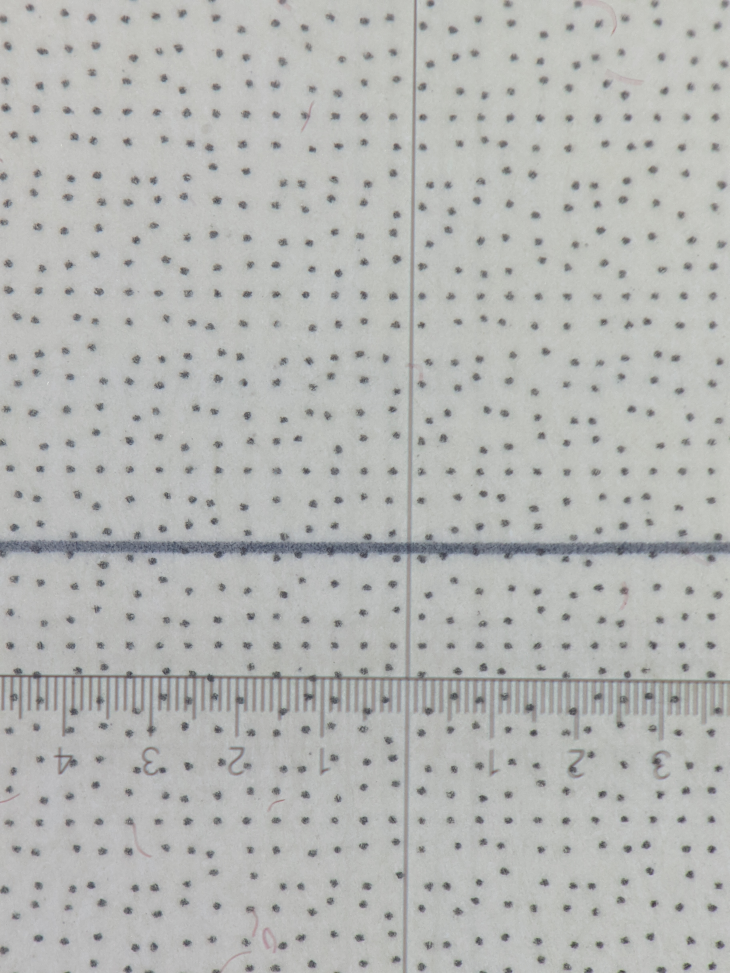
//> input picture C__/C__/resource/dot_book1.jpg, 3648 x 4864 px (shown at 1/5 size)
$ ./warpPerspective   (built with g++ and OpenCV 4)
//> lines starting //> are read from the running program, lines starting //| are printed output that depends on the picture; after the words box and inside, x2 and y2 are one past the last pixel; in counts of white or black regions, pixels touching at a corner belong together
#include <iostream>
#include "opencv2/opencv.hpp"

cv::Mat src;


cv::Point2f srcQuad[4], dstQuad[4]; //src 행렬과 dst 행렬 선언부분

void on_mouse(int event, int x, int y, int flags, void* userdata)
{
    static int cnt = 0;

    if (event == cv::EVENT_LBUTTONDOWN) {
        if (cnt < 4) {
            srcQuad[cnt++] = cv::Point2f(x, y);

            cv::circle(src, cv::Point(x, y), 5, cv::Scalar(255, 255, 0), -1);
            cv::imshow("src", src);

            if (cnt == 4) {
                int w = 400, h = 400; // 정사각형으로 출력되게 만듬


                //역디귿 모양으로 찍어야 보이는대로 출력됨
                //코너를 정함
                dstQuad[0] = cv::Point2f(0, 0);
                dstQuad[1] = cv::Point2f(w - 1, 0);
                dstQuad[2] = cv::Point2f(w - 1, h - 1);
                dstQuad[3] = cv::Point2f(0, h - 1);

                cv::Mat pers = cv::getPerspectiveTransform(srcQuad, dstQuad);//원근변환

                cv::Mat dst;
                cv::warpPerspective(src, dst, pers, cv::Size(w, h));

                cv::imshow("dst", dst);
            }
        }
    }
}

int main()
{
    src = cv::imread("dot_book1.jpg", cv::IMREAD_GRAYSCALE);
//> src: 4864 rows x 3648 cols, CV_8UC1; min 47, max 245, mean 182.2
    if (src.empty()) { //못 읽었을시 예외처리
        std::cout << "Image load failed!\n";
        return -1;
    }

    // 가우시안 블러
    cv::GaussianBlur(src, src, cv::Size(5, 5), 0);

    // 쓰레스홀드 + 이진화
    //int threshold_value = 150; //임계값 산정 -> 세번째 파라미터에 값 넣기 (수동)
     cv::threshold(src, src,  0, 255, cv::THRESH_BINARY | cv::THRESH_OTSU);
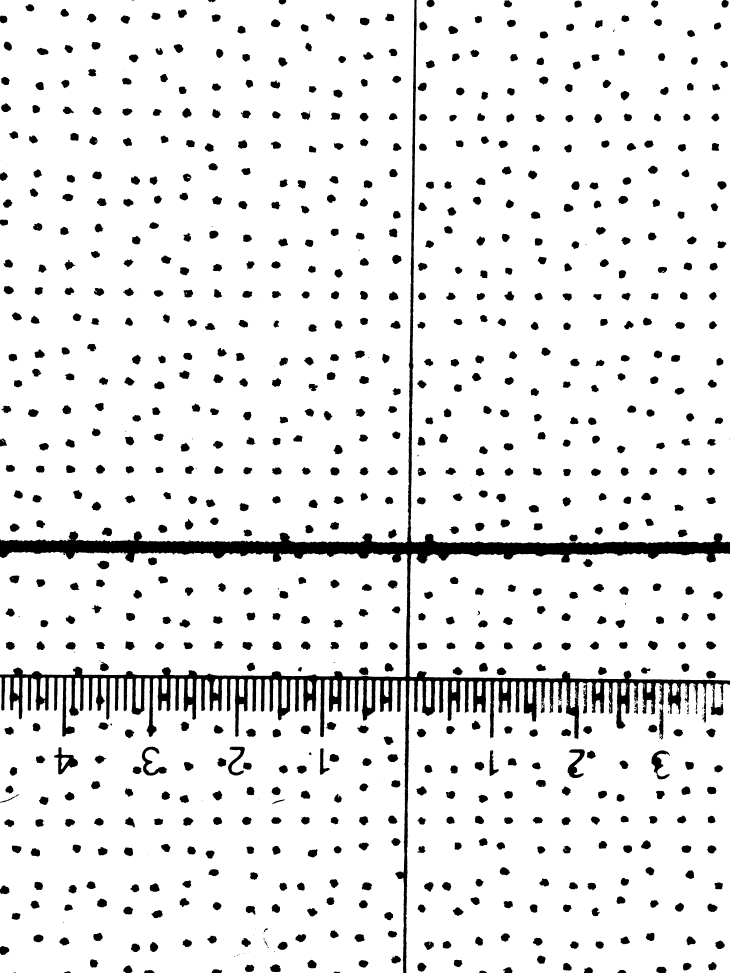
//> src: 4864 rows x 3648 cols, CV_8UC1 (shown at 1/5 size); 90.7% white; 888 black regions (86 under 20 px), largest, box (x1, y1, x2, y2) and area: (0, 0, 3648, 4864) 660000, (270, 3736, 390, 3872) 5993, (709, 3733, 835, 3878) 5679
    //THRESH_OTSU -> 자동임계값 선택 알고리즘


    // canny edge
    cv::Canny(src, src, 50, 100);
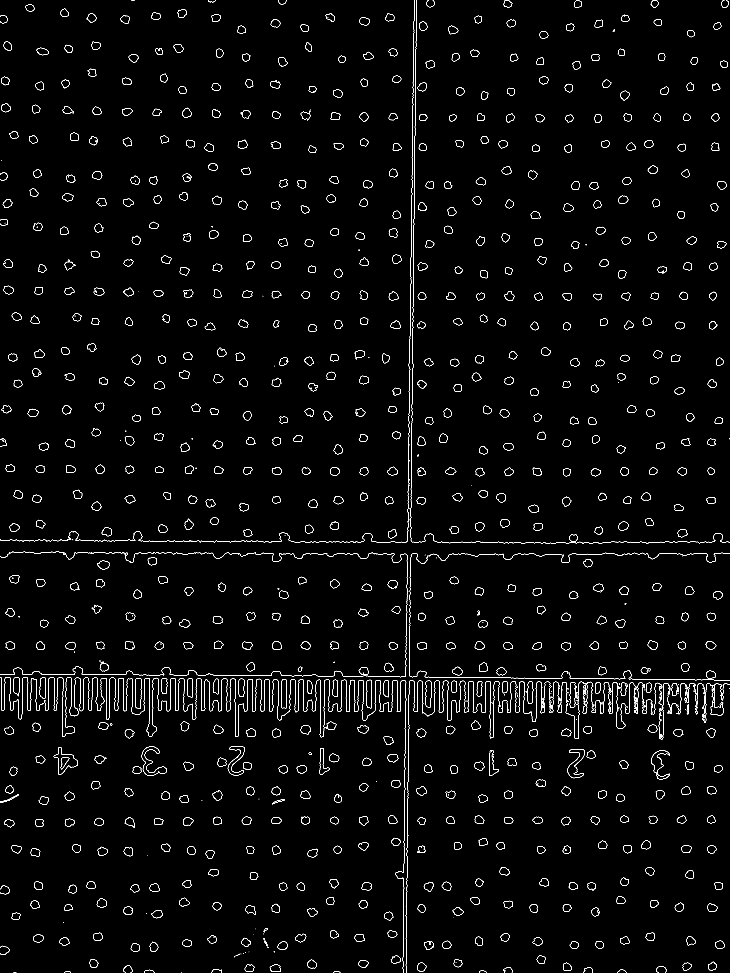
//> src: 4864 rows x 3648 cols, CV_8UC1 (shown at 1/5 size); 0.95% white in thin lines or dots
     std::vector<cv::Vec2f> lines;
     // [16 lines of commented-out code are left out]
    cv::namedWindow("src", cv::WINDOW_AUTOSIZE);

    cv::setMouseCallback("src", on_mouse);//이곳

    double scale = 0.3;
    cv::resize(src, src, {}, scale, scale);
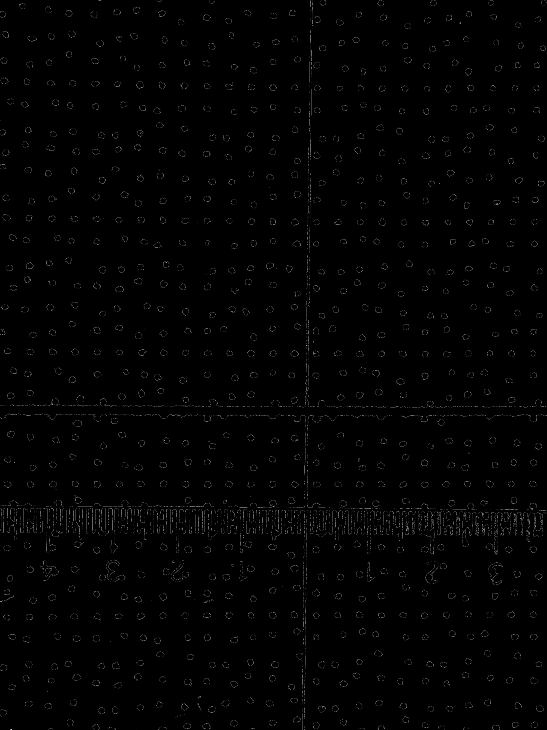
//> src: 1459 rows x 1094 cols, CV_8UC1 (shown at 1/2 size); min 0, max 248, mean 2.4

    cv::imshow("src", src);
    cv::waitKey(0);

    cv::destroyAllWindows();
}

$ run again, with C__/C__/resource/dot_book2.jpg copied over C__/C__/resource/dot_book1.jpg
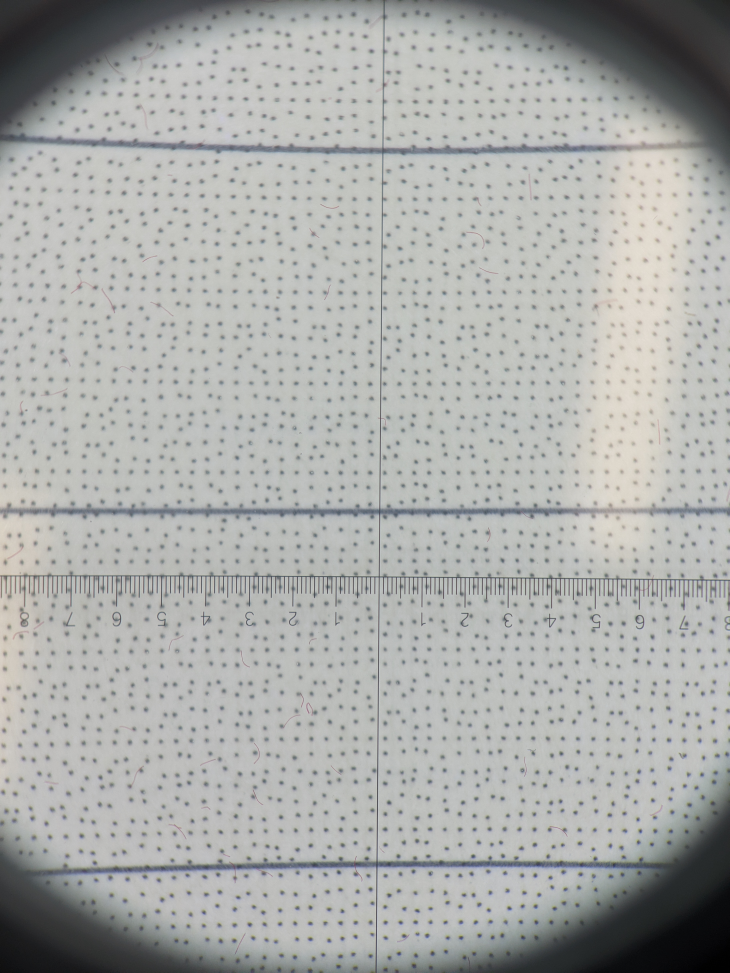
//> input picture C__/C__/resource/dot_book2.jpg, 3648 x 4864 px (shown at 1/5 size)
//> `cv::threshold(src, src,  0, 255, cv::THRESH_BINARY | cv::THRESH_OTSU);`:
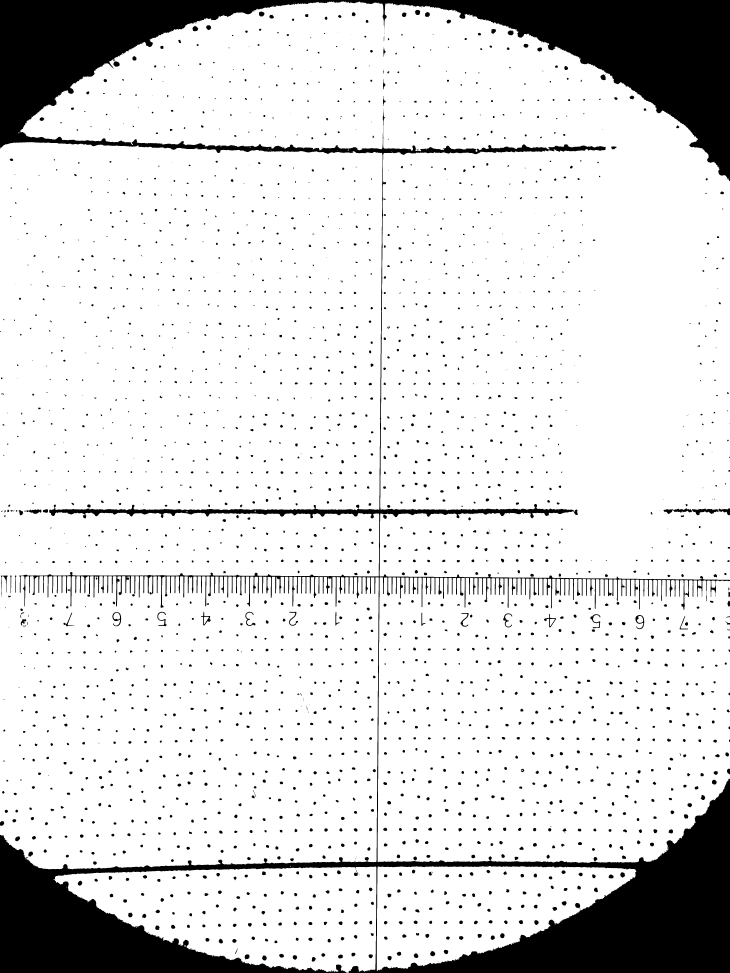
//> src: 4864 rows x 3648 cols, CV_8UC1 (shown at 1/5 size); 86.1% white; 2376 black regions (252 under 20 px), largest, box (x1, y1, x2, y2) and area: (0, 0, 3648, 4864) 2188079, (3460, 2542, 3593, 2576) 2167, (3365, 2542, 3459, 2563) 1142
//> `cv::resize(src, src, {}, scale, scale);`:
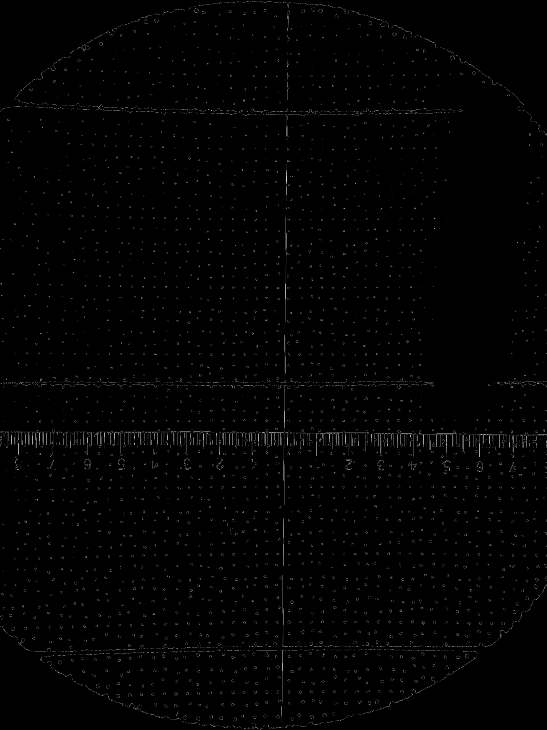
//> src: 1459 rows x 1094 cols, CV_8UC1 (shown at 1/2 size); min 0, max 248, mean 2.4
